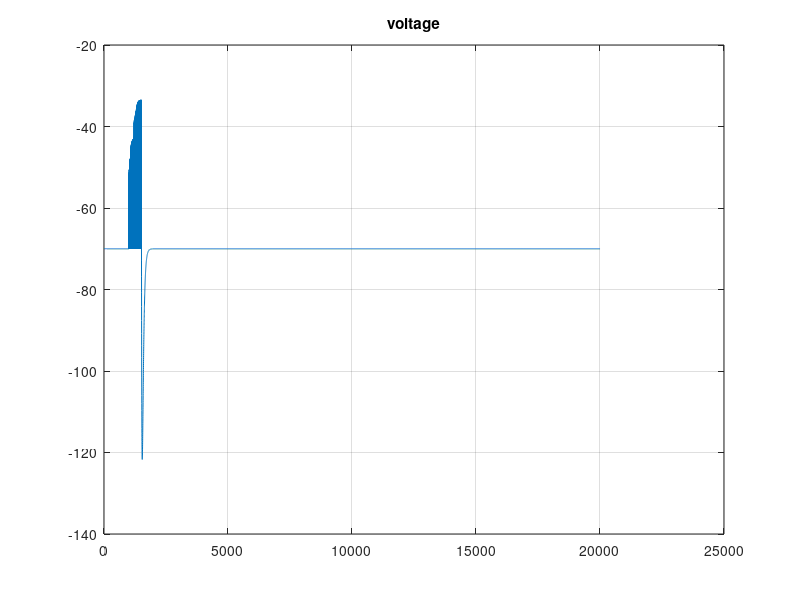

Write MATLAB code to recreate this figure.
% parameters
% 	# Define simulation and model parameters dictionary
% params = {'k1': 0.2,             # I₁ decay term
%           'k2': 0.02,            # I₂ decay term
%           'b': 0.01,             # Θ decay term
%           'R1': 0.0,             # I₁ update constant
%           'R2': 1.0,             # I₂ update constant
%           'El': -70.0,           # Reverse potential
%           'Vr': -70.0,           # Resting potential
%           'Thetar': -60.0,       # Resting threshold
%           'a': 0.000,            # Specifier of spike response
%           'A1': 0.0,             # I₁ additive update constant
%           'A2': 0.0,             # I₂ additive update constant
%           'G': 0.05,             # Membrane potential decay term
%           'C': 1.0,              # Membrane capacitance
%           'ThetaInf': -50.0}       # Reverse threshold
close all;

k1=0.2;k2=0.02;b=0.01;R1=0.0;R2=1.0;
El=-70.0;Vr=-70.0;Thetar=-60.0;G=0.05;C=1.0;ThetaInf=-50.0;

t_simulate = 20000;
dt = 1; % may be 1ms
tspan = 0:dt:t_simulate;

i1 = zeros(1, length(tspan));
i2 = zeros(1, length(tspan));
v = zeros(1, length(tspan));
theta = zeros(1, length(tspan));
spikes = zeros(1, length(tspan));
iext = zeros(1, length(tspan));
% iext(1000:2000) = -65;
iext(1000:1500) = 5;

% params for phasic burst and rebound burst
a = 0.009; A1 = 15; A2 = -0.6; 

% params fo tonic spike through spike for +ve current
% a = 0; A1 = 0; A2 = 0; 

% IC=(0.01, 0.001, -70.0, -50.0)
% initial conditions
i1(1) = 0.01;
i2(1) = 0.001;
v(1) =-70.0 ;
theta(1) = -50.0;

% temporrary
x = [];
for t=2:length(tspan)
    i1(t) = i1(t-1) + dt*(-k1*i1(t-1));
    i2(t) = i2(t-1) + dt*(-k2*i2(t-1));
    v(t) = v(t-1) + dt*(1/C)*(iext(t-1)+ i1(t-1) + i2(t-1) - G*(v(t-1) - El));
    theta(t) = theta(t-1) + dt*( a*(v(t-1) - El) - b*(theta(t-1) - ThetaInf)  );

    if v(t) > theta(t)
        i1(t) = R1*i1(t) + A1;
        i2(t) = R2*i2(t) + A2;
        v(t) = Vr;
        theta(t) = max(Thetar, theta(t));

        spikes(t) = 1;
       x = [x, t];
    end
end

figure
    plot(v)
    title('voltage')
grid

a = x(1);b = length(x);c=x(end);
disp(a)
disp(c)
disp(b)
